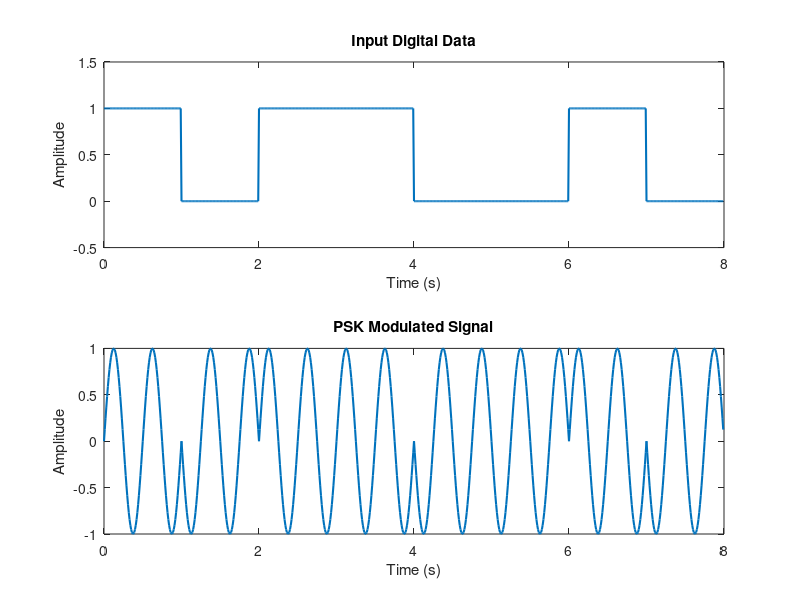

Write the MATLAB code that produced this figure.
data = [1 0 1 1 0 0 1 0]; 
bitRate = 1; 
Tb = 1/bitRate;

fs = 100; 
t = 0:1/fs:Tb-1/fs;

% Full time axis for entire signal
timeAxis = 0:1/fs:(length(data)*Tb - 1/fs);

% Expand digital data for plotting
dataExpanded = repelem(data, fs);


% PSK carrier for full duration
fc = 2;
carrierBase = sin(2*pi*fc*t);

% PSK Modulation
pskSignal = [];
for i = 1:length(data)
    if data(i) == 1
        pskSignal = [pskSignal carrierBase]; % 0 degree frequency
    else
        pskSignal = [pskSignal -carrierBase]; % 180 degree frequency
    end
end


subplot(2,1,1);
plot(timeAxis, dataExpanded, 'LineWidth', 1.5);
ylim([-0.5 1.5]);
title('Input Digital Data');
xlabel('Time (s)'); 
ylabel('Amplitude');

% 3. PSK Modulated Signal
subplot(2,1,2);
plot(timeAxis, pskSignal, 'LineWidth', 1.5);
title('PSK Modulated Signal');
xlabel('Time (s)'); 
ylabel('Amplitude');

